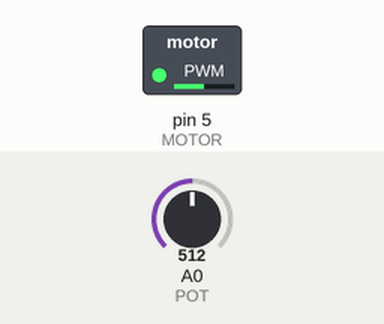
A sketch run on a simulated Arduino Uno, built with avr-gcc and run on an emulated ATmega328P. On the bench: switched loads named in the sketch (green lamp = pin HIGH). The test bench sets the inputs (shaded band); at power-on: A0 (POT) = 512.

Above: at 1.2 s.
1.3 s: A0 (POT) set to 716
At 2.1 s:
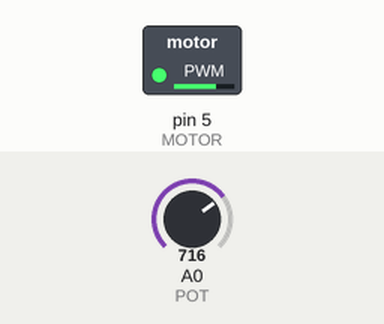
2.8 s: A0 (POT) set to 900
At 3.2 s:
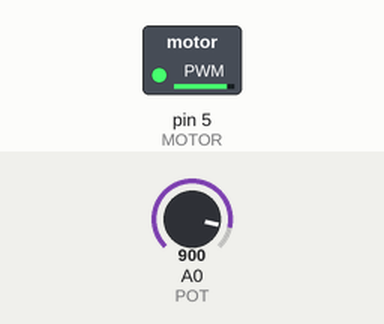
4.3 s: A0 (POT) set to 122
At 5.5 s:
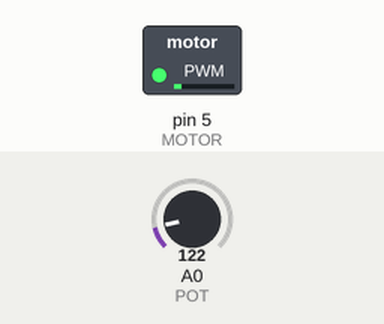
5.8 s: A0 (POT) set to 0
At 6.7 s:
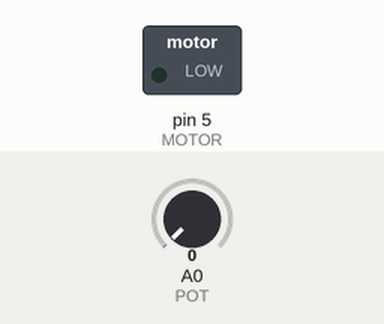
7.3 s: A0 (POT) set to 511
At 7.9 s:
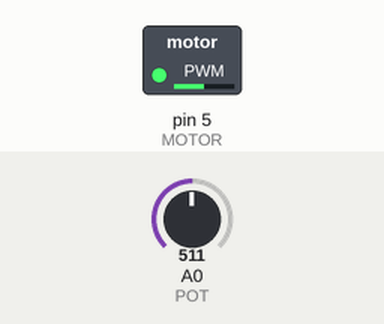
Timing chart, 0 to 9.8 s (numbered marks = the images above; inputs shaded):
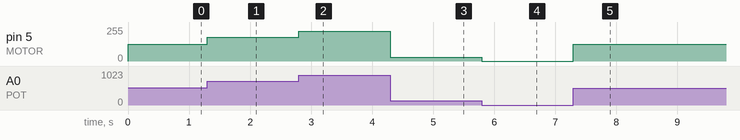

Measured:
- after the input at 1.3 s, pin 5 (MOTOR): 127/255 → 178/255 at once
- after the input at 2.8 s, pin 5 (MOTOR): 178/255 → 224/255 at once
- after the input at 4.3 s, pin 5 (MOTOR): 224/255 → 30/255 at once
- after the input at 5.8 s, pin 5 (MOTOR): 30/255 → 0/255 at once
- after the input at 7.3 s, pin 5 (MOTOR): 0/255 → 127/255 at once

The sketch:

02_Motor_pokrocily.ino
```cpp
// Definice pinu pro zapojení motoru
#define MOTOR 5
#define POT A0

int hodnota;

void setup()
{
  Serial.begin(9600);
}

void loop()
{
  hodnota = analogRead(POT);
  hodnota = map(hodnota, 0, 1023, 0, 255);
  analogWrite(MOTOR, hodnota);
}
```
